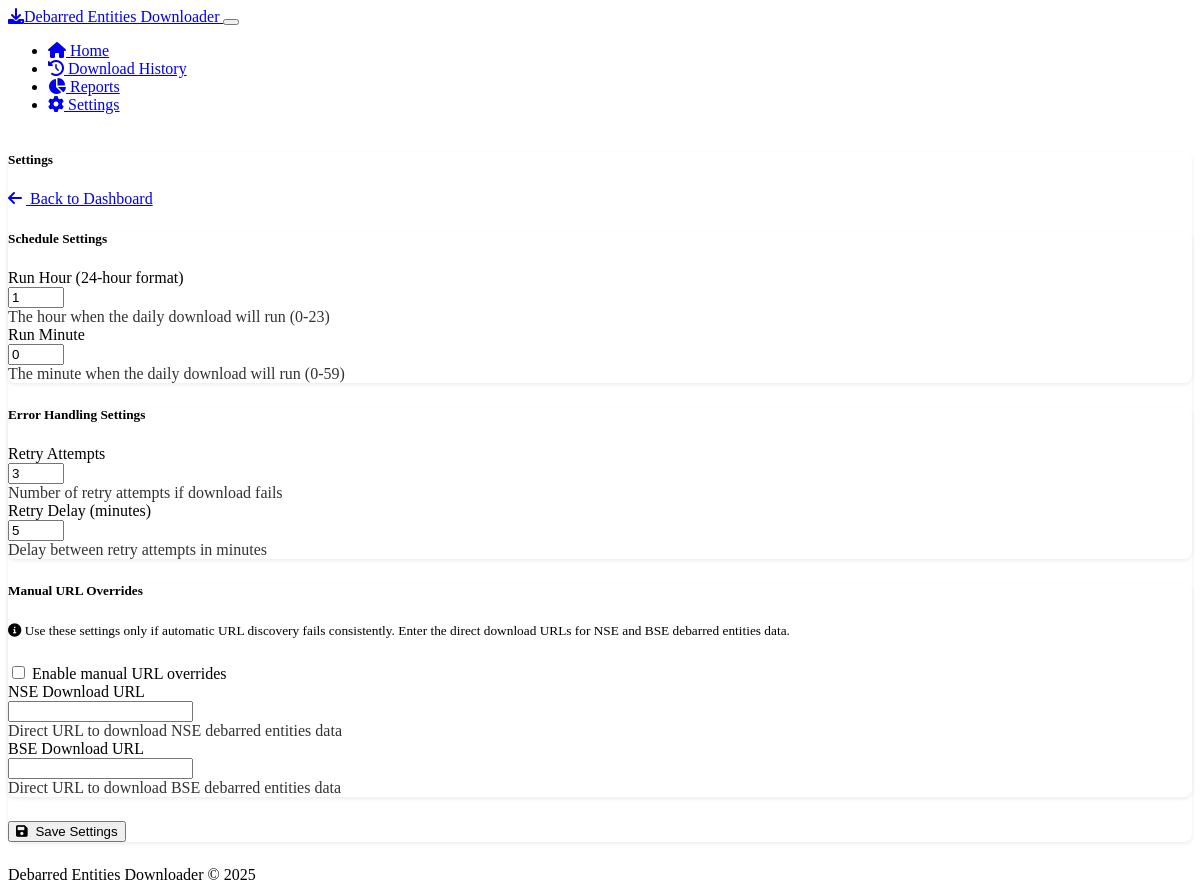
The app's page /settings, older data.
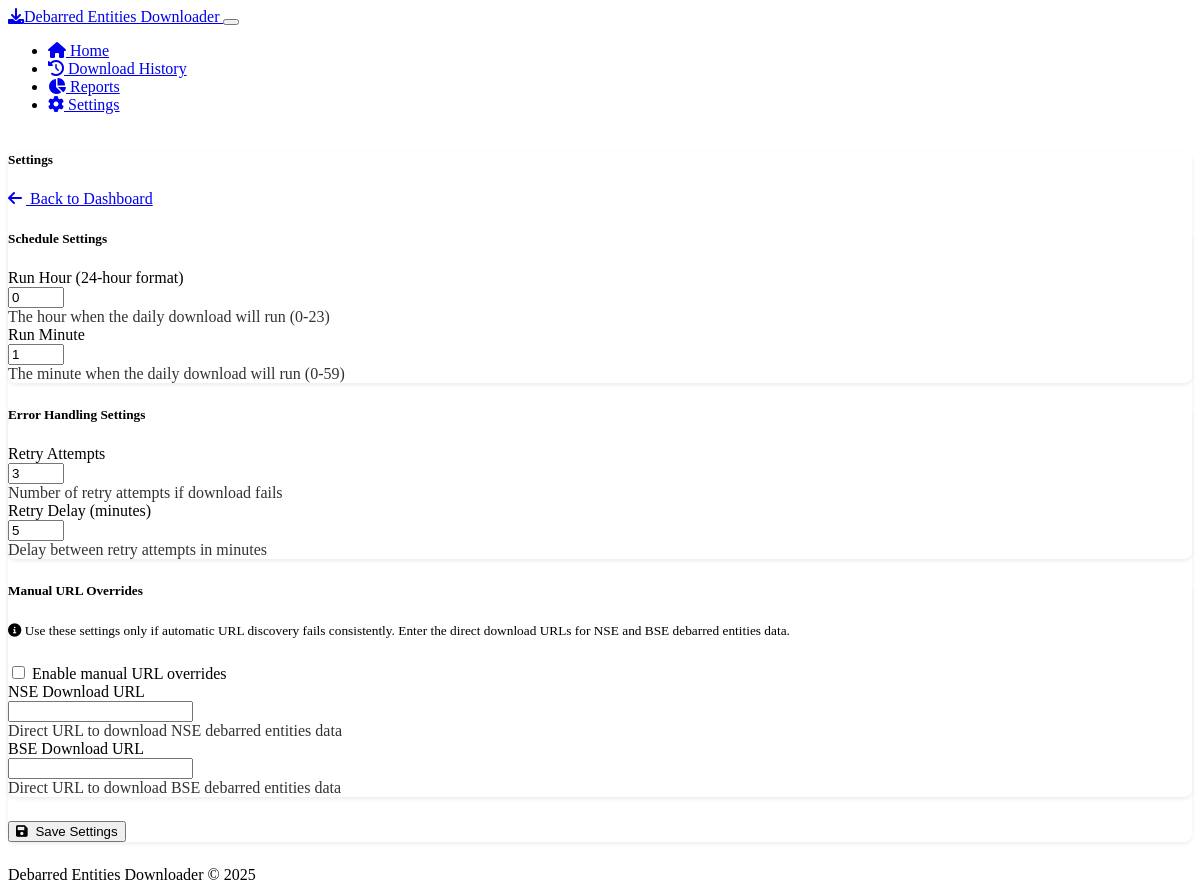
The same page, newer data.
### models.py (models this page shows, shortened)
class Settings(db.Model):
    id = db.Column(db.Integer, primary_key=True)
    hour = db.Column(db.Integer, default=1)  # Hour to run daily job (24-hour format)
    minute = db.Column(db.Integer, default=0)  # Minute to run daily job
    retry_attempts = db.Column(db.Integer, default=3)  # Number of retry attempts
    retry_delay = db.Column(db.Integer, default=5)  # Delay between retries in minutes
    use_manual_urls = db.Column(db.Boolean, default=False)  # Whether to use manual URLs
    nse_manual_url = db.Column(db.String(500), nullable=True)  # Manual URL for NSE data
    bse_manual_url = db.Column(db.String(500), nullable=True)  # Manual URL for BSE data

### app.py (the view, shortened to what this page needs)
@app.route('/settings', methods=['GET', 'POST'])
def settings():
    settings = Settings.query.first()
    return render_template('settings.html', settings=settings)

### app.py (called while the page is built)
@app.context_processor
def inject_now():
    return {'now': datetime.now()}

@app.teardown_appcontext
def shutdown_scheduler(exception=None):
    if scheduler.running:
        scheduler.shutdown()

### templates/settings.html
{% extends 'base.html' %}
{% block content %}
<div class="row">
    <div class="col-md-12 mb-4">
        <div class="card">
            <div class="card-header bg-primary text-white d-flex justify-content-between align-items-center">
                <h5 class="mb-0">Settings</h5>
                <a href="{{ url_for('index') }}" class="btn btn-sm btn-outline-light">
                    <i class="fas fa-arrow-left me-1"></i> Back to Dashboard
                </a>
            </div>
            <div class="card-body">
                <div class="row">
                    <div class="col-md-8 mx-auto">
                        <form method="post" action="{{ url_for('settings') }}">
                            <div class="card mb-4">
                                <div class="card-header bg-info text-white">
                                    <h5 class="mb-0">Schedule Settings</h5>
                                </div>
                                <div class="card-body">
                                    <div class="row mb-3">
                                        <label for="hour" class="col-sm-4 col-form-label">Run Hour (24-hour format)</label>
                                        <div class="col-sm-8">
                                            <input type="number" class="form-control" id="hour" name="hour" min="0" max="23" value="{{ settings.hour if settings else 1 }}" required>
                                            <div class="form-text">The hour when the daily download will run (0-23)</div>
                                        </div>
                                    </div>
                                    <div class="row mb-3">
                                        <label for="minute" class="col-sm-4 col-form-label">Run Minute</label>
                                        <div class="col-sm-8">
                                            <input type="number" class="form-control" id="minute" name="minute" min="0" max="59" value="{{ settings.minute if settings else 0 }}" required>
                                            <div class="form-text">The minute when the daily download will run (0-59)</div>
                                        </div>
                                    </div>
                                </div>
                            </div>
                            <div class="card mb-4">
                                <div class="card-header bg-warning text-dark">
                                    <h5 class="mb-0">Error Handling Settings</h5>
                                </div>
                                <div class="card-body">
                                    <div class="row mb-3">
                                        <label for="retry_attempts" class="col-sm-4 col-form-label">Retry Attempts</label>
                                        <div class="col-sm-8">
                                            <input type="number" class="form-control" id="retry_attempts" name="retry_attempts" min="1" max="10" value="{{ settings.retry_attempts if settings else 3 }}" required>
                                            <div class="form-text">Number of retry attempts if download fails</div>
                                        </div>
                                    </div>
                                    <div class="row mb-3">
                                        <label for="retry_delay" class="col-sm-4 col-form-label">Retry Delay (minutes)</label>
                                        <div class="col-sm-8">
                                            <input type="number" class="form-control" id="retry_delay" name="retry_delay" min="1" max="60" value="{{ settings.retry_delay if settings else 5 }}" required>
                                            <div class="form-text">Delay between retry attempts in minutes</div>
                                        </div>
                                    </div>
                                </div>
                            </div>
                            <div class="card mb-4">
                                <div class="card-header bg-danger text-white">
                                    <h5 class="mb-0">Manual URL Overrides</h5>
                                </div>
                                <div class="card-body">
                                    <div class="alert alert-info">
                                        <small><i class="fas fa-info-circle me-1"></i> Use these settings only if automatic URL discovery fails consistently. Enter the direct download URLs for NSE and BSE debarred entities data.</small>
                                    </div>
                                    <div class="form-check mb-3">
                                        <input class="form-check-input" type="checkbox" id="use_manual_urls" name="use_manual_urls" value="true" {% if settings and settings.use_manual_urls %}checked{% endif %}>
                                        <label class="form-check-label" for="use_manual_urls">
                                            Enable manual URL overrides
                                        </label>
                                    </div>
                                    <div class="row mb-3">
                                        <label for="nse_manual_url" class="col-sm-4 col-form-label">NSE Download URL</label>
                                        <div class="col-sm-8">
                                            <input type="url" class="form-control" id="nse_manual_url" name="nse_manual_url" value="{{ settings.nse_manual_url if settings and settings.nse_manual_url else '' }}">
                                            <div class="form-text">Direct URL to download NSE debarred entities data</div>
                                        </div>
                                    </div>
                                    <div class="row mb-3">
                                        <label for="bse_manual_url" class="col-sm-4 col-form-label">BSE Download URL</label>
                                        <div class="col-sm-8">
                                            <input type="url" class="form-control" id="bse_manual_url" name="bse_manual_url" value="{{ settings.bse_manual_url if settings and settings.bse_manual_url else '' }}">
                                            <div class="form-text">Direct URL to download BSE debarred entities data</div>
                                        </div>
                                    </div>
                                </div>
                            </div>
                            <div class="d-grid gap-2">
                                <button type="submit" class="btn btn-primary">
                                    <i class="fas fa-save me-1"></i> Save Settings
                                </button>
                            </div>
                        </form>
                    </div>
                </div>
            </div>
        </div>
    </div>
</div>
{% endblock %}

### templates/base.html (shortened to what this page needs)
<!DOCTYPE html>
<html lang="en" data-bs-theme="dark">
<head>
    <link rel="stylesheet" href="https://cdn.replit.com/agent/bootstrap-agent-dark-theme.min.css">
    <link rel="stylesheet" href="https://cdnjs.cloudflare.com/ajax/libs/font-awesome/6.0.0/css/all.min.css">
    <link rel="stylesheet" href="{{ url_for('static', filename='css/custom.css') }}">
</head>
<body>
    <nav class="navbar navbar-expand-lg navbar-dark bg-dark mb-4">
        <div class="container">
            <a class="navbar-brand" href="{{ url_for('index') }}">
                <i class="fas fa-download me-2"></i>Debarred Entities Downloader
            </a>
            <button class="navbar-toggler" type="button" data-bs-toggle="collapse" data-bs-target="#navbarNav" aria-controls="navbarNav" aria-expanded="false" aria-label="Toggle navigation">
            </button>
            <div class="collapse navbar-collapse" id="navbarNav">
                <ul class="navbar-nav ms-auto">
                    <li class="nav-item">
                        <a class="nav-link {% if request.path == '/' %}active{% endif %}" href="{{ url_for('index') }}">
                            <i class="fas fa-home me-1"></i> Home
                        </a>
                    </li>
                    <li class="nav-item">
                        <a class="nav-link {% if request.path == '/history' %}active{% endif %}" href="{{ url_for('history') }}">
                            <i class="fas fa-history me-1"></i> Download History
                        </a>
                    </li>
                    <li class="nav-item">
                        <a class="nav-link {% if request.path == '/report' %}active{% endif %}" href="{{ url_for('report') }}">
                            <i class="fas fa-chart-pie me-1"></i> Reports
                        </a>
                    </li>
                    <li class="nav-item">
                        <a class="nav-link {% if request.path == '/settings' %}active{% endif %}" href="{{ url_for('settings') }}">
                            <i class="fas fa-cog me-1"></i> Settings
                        </a>
                    </li>
                </ul>
            </div>
        </div>
    </nav>
    <div class="container mt-4 mb-5">
        {% block content %}{% endblock %}
    </div>
    <footer class="footer mt-auto py-3 bg-dark">
        <div class="container text-center">
            <span class="text-muted">Debarred Entities Downloader &copy; {{ now.year }}</span>
        </div>
    </footer>
</body>
</html>

### static/css/custom.css (style rules this page uses)
body { display: flex; flex-direction: column; min-height: 100vh; }
.footer { margin-top: auto; }
.card { border-radius: 0.5rem; box-shadow: 0 0.125rem 0.25rem rgba(0, 0, 0, 0.075); margin-bottom: 1.5rem; }
.card-header { border-radius: 0.5rem 0.5rem 0 0; }
.alert { margin-bottom: 1.5rem; }
.btn i { margin-right: 0.25rem; }
.form-text { opacity: 0.8; }

Row changes from the older to the newer data that the page shows:
changed Settings: hour "1" → "0"; minute "0" → "1"
